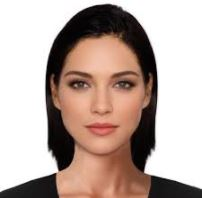
#> input picture image/face1.JPG, 202 x 198 px, found by its file name
$ python HaarCascades.py
#> lines starting #> are read from the running program, lines starting #| are printed output that depends on the picture
# -*- coding: utf-8 -*-
"""
Created on Tue Oct  3 10:23:04 2017

@author: shubra
"""

import numpy as np
import cv2
import matplotlib.pyplot as plt

# Load in the face detector XML file
face_cascade = cv2.CascadeClassifier('haarcascade_frontalface_default.xml')

# Read in an image
image = cv2.imread('../image/face1.jpg')
#> image is the input picture: shape (198, 202, 3); mean B, G, R 160.8, 168.7, 187.1
image = cv2.cvtColor(image, cv2.COLOR_BGR2RGB)

plt.imshow(image)
plt.show()
#Convert to grayscale
gray = cv2.cvtColor(image, cv2.COLOR_BGR2GRAY)
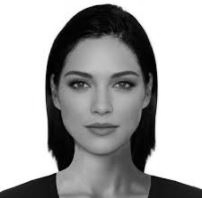
#> gray: shape (198, 202); min 0, max 255, mean 168.5

# Detect the faces in the image
faces = face_cascade.detectMultiScale(gray, 1.3, 5)
#> faces = [[51, 47, 99, 99]]

plt.imshow(faces)
plt.show()
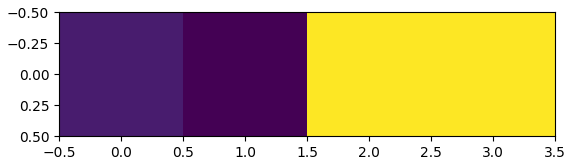
#> figure drawn by matplotlib, 1 panel

$ run again, with image/face2.JPG copied over image/face1.JPG
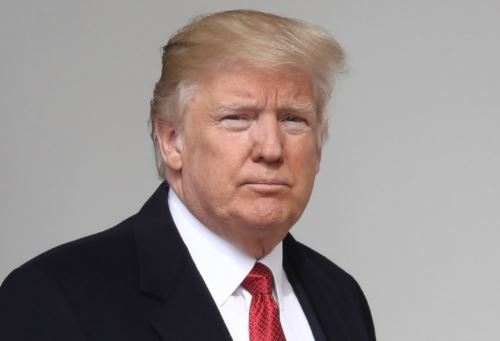
#> input picture image/face2.JPG, 500 x 341 px, found by its file name
#> image is the input picture: shape (341, 500, 3); mean B, G, R 139.7, 141.5, 152
#> `gray = cv2.cvtColor(image, cv2.COLOR_BGR2GRAY)`:
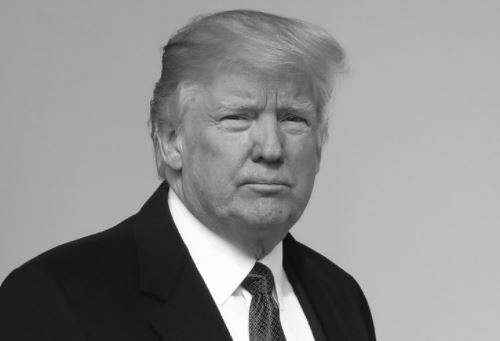
#> gray: shape (341, 500); min 6, max 255, mean 142.2
#> faces = [[187, 54, 164, 164]]
#> `plt.show()`:
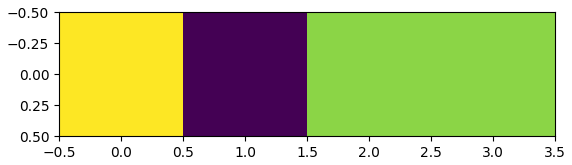
#> figure drawn by matplotlib, 1 panel
